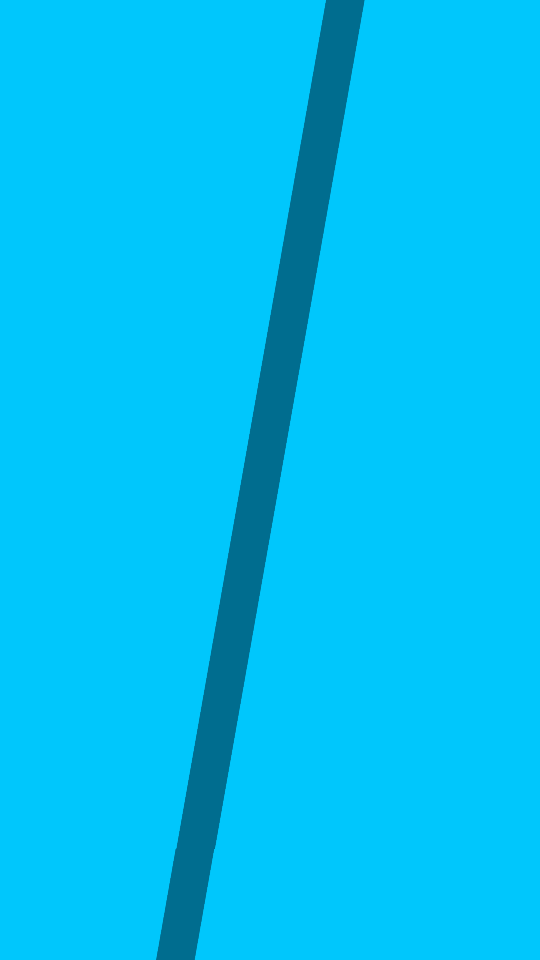
#> input picture images/angle_right_top.png, 540 x 960 px, found by its file name
$ python pixelRatio.py
#> lines starting #> are read from the running program, lines starting #| are printed output that depends on the picture; after the words box and inside, x2 and y2 are one past the last pixel; in counts of white or black regions, pixels touching at a corner belong together; long printed decimals are rounded
import cv2
import numpy as np
import matplotlib.pyplot as plt
import math

# saves time if i want to wright text on images
def imageText(image, words):
    font = cv2.FONT_HERSHEY_SIMPLEX
    # org
    org = (50, 50)
    # fontScale
    fontScale = 1
    # Blue color in BGR
    color = (255, 0, 0)
    # Line thickness of 2 px
    thickness = 2
    # Using cv2.putText() method
    TI = cv2.putText(image, words, org, font, fontScale, color, thickness, cv2.LINE_AA)
    return TI

def canny(image):
    # GreyScale conversion
    grayImage = cv2.cvtColor(image, cv2.COLOR_RGB2GRAY)

    # blur conversion
    # blur smooths the image by averaging around the pixels with the pixels around it
    # in my opinion not nescacry for what our image recognition is trying to do but may need it later (with shadow and other imperfections in the image)
    blurImage = cv2.GaussianBlur(grayImage, (5,5), 0)

    # canny conversion - allows you to find the change in color in an image by taking the derivative of pixels in the 2d array
    cannyImage = cv2.Canny(blurImage, 50, 150)

    return cannyImage
# use algorythm to find region of intrest


#used to find coordinates of change in the top of the image
def getPointsOfChangeTop(image):
    width = image.shape[1]
    xPositions = []
    for i in range (width):
        if(image[0, i] == 255):
            #print("found")
            xPositions.append(i)
    if(len(xPositions) == 0):
        return xPositions
    #print("Top position 1: " + str(xPositions[0]))
    #print("Top position 2: " + str(xPositions[1]))
    return xPositions

#used to find coordinates of change in the bottom of the image
def getPointsOfChangeBottom(image):
    height = image.shape[0]
    width = image.shape[1]
    xPositions = []
    for i in range(width):
        if (image[height - 1, i] == 255):
            #print(image[height - 1,i])
            #print("found")
            xPositions.append(i)
    #print("Bottom position 1: " + str(xPositions[0]))
    #print("Bottom position 2: " + str(xPositions[1]))
    return xPositions

#finds the ROI for image with a line in it.
# [78 lines left out: functions lineROI, TROI, not called in this run]

#finds the angle of a line
def findAngle(image, xTopPositions, xBottomPositions):
    copyImage = np.copy(image)

    # Use formula arctan(y1-y2/x1-x2) * pi/180 to find the angle of the line
    height = copyImage.shape[0]
    deltaX = xTopPositions[0] - xBottomPositions[0]

    # if the change in x is 0 this means that the line is straight also we can't divide by 0
    # in the futre will create a range for delta X instead of just 0
    if (deltaX == 0):
        #print("straight")

        #returns image and angle
        return imageText(copyImage, "Image is Straight"), 0

    # calculates slope
    m = (0 - height)/(xTopPositions[0] - xBottomPositions[0])

    #finds angle
    theta = -math.atan(m) * (180.0/math.pi)

    # if the slope is  negative: left side
    if(m <= 0):
        #print("(slope less than 0) angle: " + str(theta))

        return imageText(copyImage, str(round(theta,3)) + " degree angle"), theta

    # if the slope is posative: right side
    else:
        #print("angle: " + str(theta))

        return imageText(copyImage, str(round(theta, 3)) + " degree angle"), theta


# [51 lines left out: function findPos, not called in this run]

def findRatioTop(image):
    pointsOfChangeTop = getPointsOfChangeTop(image)
    print(pointsOfChangeTop)
    angleImage, angle = findAngle(image, getPointsOfChangeTop(image), getPointsOfChangeBottom(image))


    return pointsOfChangeTop[0]/pointsOfChangeTop[1], pointsOfChangeTop[0]/image.shape[1], pointsOfChangeTop[1]/image.shape[1]

def findRatioBottom(image):
    pointsOfChangeBottom = getPointsOfChangeBottom(image)
    print(pointsOfChangeBottom)
    angleImage, angle = findAngle(image, getPointsOfChangeTop(image), getPointsOfChangeBottom(image))
    return pointsOfChangeBottom[0]/pointsOfChangeBottom[1], pointsOfChangeBottom[0]/image.shape[1], pointsOfChangeBottom[1]/image.shape[1]

def main():
    # Get the image and make it canny
    # images = ["images/angle_left_top.png","images/angle_right_top.png","images/line_left.png","images/line_right.png","images/straight.png","images/straight-faded.png","images/t-middle.png", "images/t-past.png", "images/t-far.png"]

    image = cv2.imread("images/angle_right_top.png")
#> image is the input picture: shape (960, 540, 3); mean B, G, R 244.2, 192.6, 0

    imageCopy = np.copy(image)

    cannyImage = canny(imageCopy)
#> in canny, `grayImage = cv2.cvtColor(image, cv2.COLOR_RGB2GRAY)`:
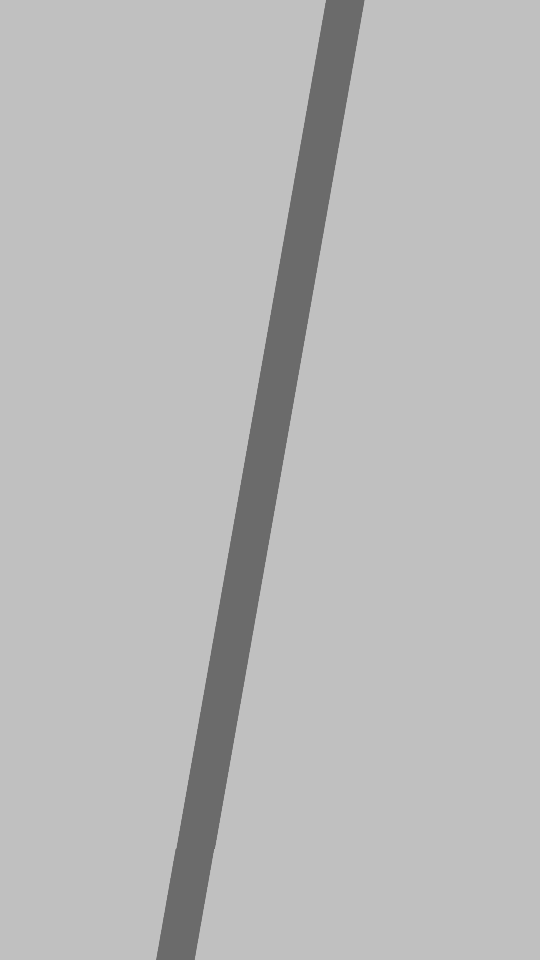
#> grayImage: shape (960, 540); min 107, max 192, mean 185.9
#> in canny, `cannyImage = cv2.Canny(blurImage, 50, 150)`:
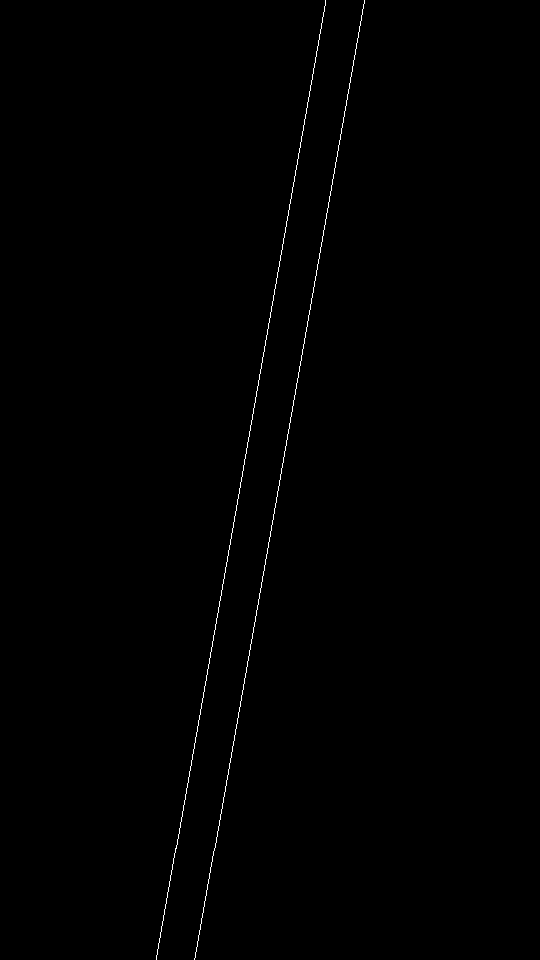
#> cannyImage: shape (960, 540); 0.37% white in thin lines or dots, all inside (x1, y1, x2, y2) = (156, 0, 365, 960)

    cv2.imshow("test", cannyImage)
    cv2.waitKey(0)

    print("ratio: " + str(findRatioTop(cannyImage)))
#> after the loop in getPointsOfChangeTop, `for i in range (width):`: xPositions = [325, 364]
#| [325, 364]
#> in getPointsOfChangeBottom, `height = image.shape[0]`: height = 960
#> after the loop in getPointsOfChangeBottom, `for i in range(width):`: xPositions = [156, 194]
#> in findAngle, `deltaX = xTopPositions[0] - xBottomPositions[0]`: deltaX = 169
#> in findAngle, `m = (0 - height)/(xTopPositions[0] - xBottomPositions[0])`: m = -5.68
#> in findAngle, `theta = -math.atan(m) * (180.0/math.pi)`: theta = 80.02
#| ratio: (0.8929, 0.6019, 0.6741)
    print("ratio: " + str(findRatioBottom(cannyImage)))
#> in findRatioBottom, `pointsOfChangeBottom = getPointsOfChangeBottom(image)`: pointsOfChangeBottom = [156, 194]
#| [156, 194]
#> in findRatioBottom, `angleImage, angle = findAngle(image, getPointsOfChangeTop(image), getP..`: angle = 80.02
#| ratio: (0.8041, 0.2889, 0.3593)
    print("pixel lenght: " + str(cannyImage.shape[0]))
#| pixel lenght: 960
    print("pixel width: " + str(cannyImage.shape[1]))
#| pixel width: 540


main()

#Get it to work

$ run again, with images/angle_left_top.png copied over images/angle_right_top.png
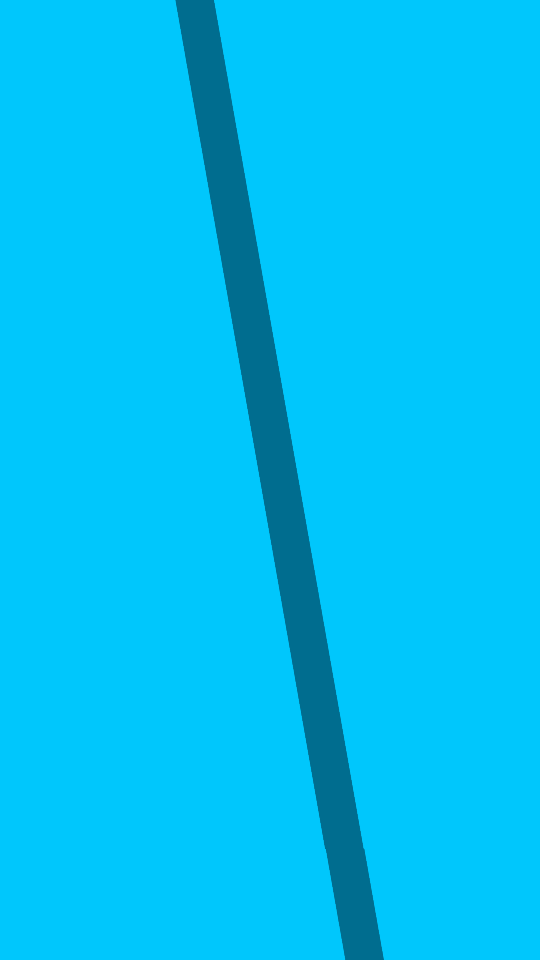
#> input picture images/angle_left_top.png, 540 x 960 px, found by its file name
#> in main, image is the input picture: shape (960, 540, 3); mean B, G, R 244.2, 192.6, 0
#> in canny, `grayImage = cv2.cvtColor(image, cv2.COLOR_RGB2GRAY)`:
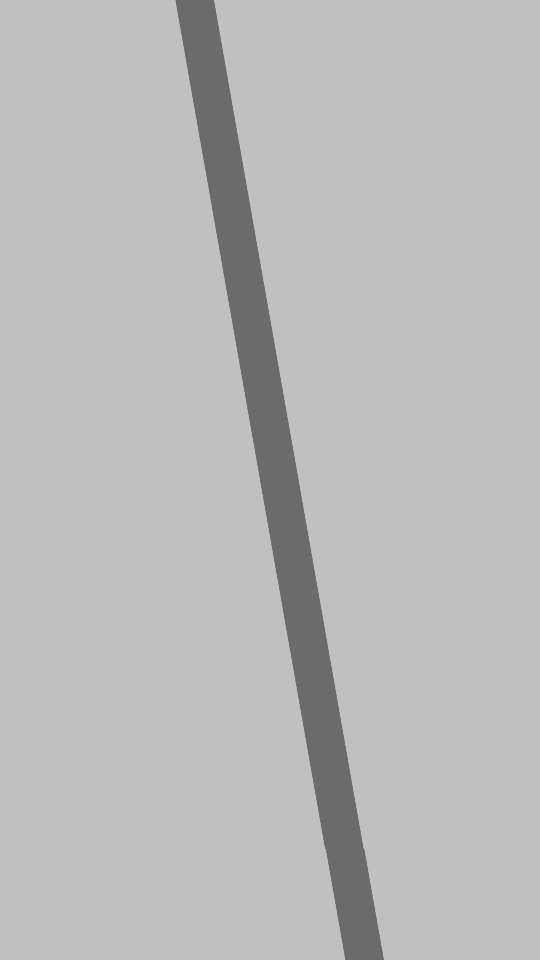
#> grayImage: shape (960, 540); min 107, max 192, mean 185.9
#> in canny, `cannyImage = cv2.Canny(blurImage, 50, 150)`:
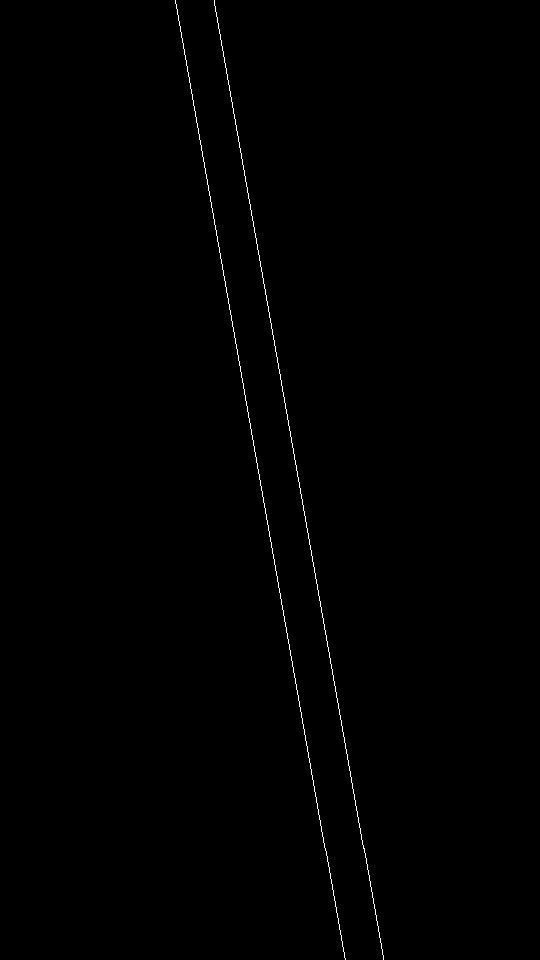
#> cannyImage: shape (960, 540); 0.37% white in thin lines or dots, all inside (x1, y1, x2, y2) = (175, 0, 384, 960)
#> after the loop in getPointsOfChangeTop, `for i in range (width):`: xPositions = [175, 214]
#| [175, 214]
#> in getPointsOfChangeBottom, `height = image.shape[0]`: height = 960
#> after the loop in getPointsOfChangeBottom, `for i in range(width):`: xPositions = [345, 383]
#> deltaX = -170
#> m = 5.65
#> theta = -79.96
#| ratio: (0.8178, 0.3241, 0.3963)
#> pointsOfChangeBottom = [345, 383]
#| [345, 383]
#> in findRatioBottom, `angleImage, angle = findAngle(image, getPointsOfChangeTop(image), getP..`: angle = -79.96
#| ratio: (0.9008, 0.6389, 0.7093)
#| pixel lenght: 960
#| pixel width: 540

$ run again, with images/line_right.png copied over images/angle_right_top.png
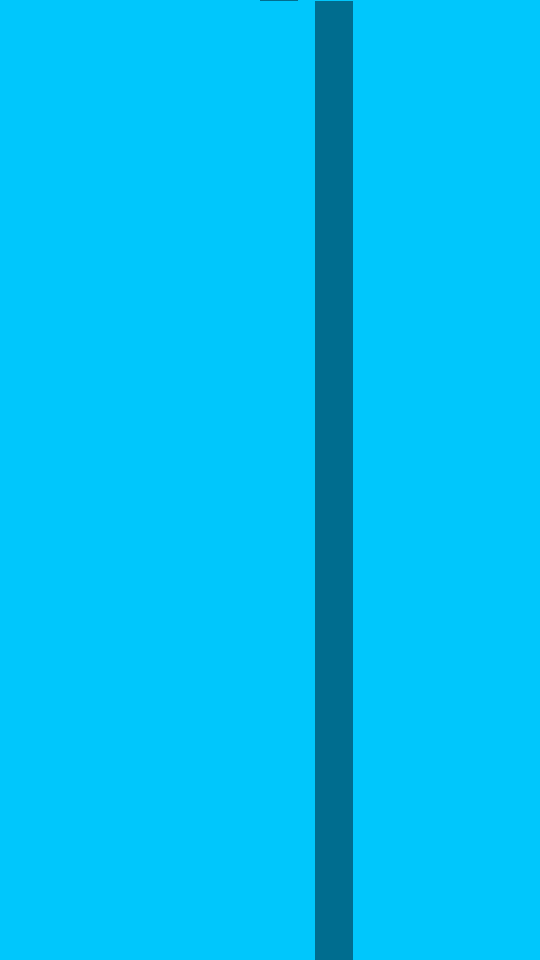
#> input picture images/line_right.png, 540 x 960 px, found by its file name
#> in main, image is the input picture: shape (960, 540, 3); mean B, G, R 244.3, 192.7, 0
#> in canny, `grayImage = cv2.cvtColor(image, cv2.COLOR_RGB2GRAY)`:
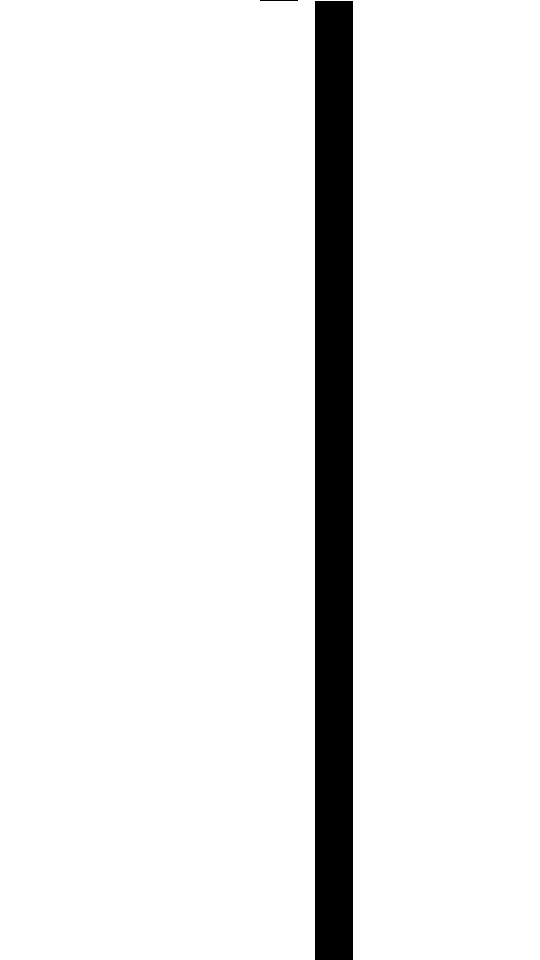
#> grayImage: shape (960, 540); values 107 (black) and 192 (white), 93% white; 2 black regions, box (x1, y1, x2, y2) and area: (315, 1, 353, 960) 36442, (260, 0, 298, 1) 38
#> in canny, `cannyImage = cv2.Canny(blurImage, 50, 150)`:
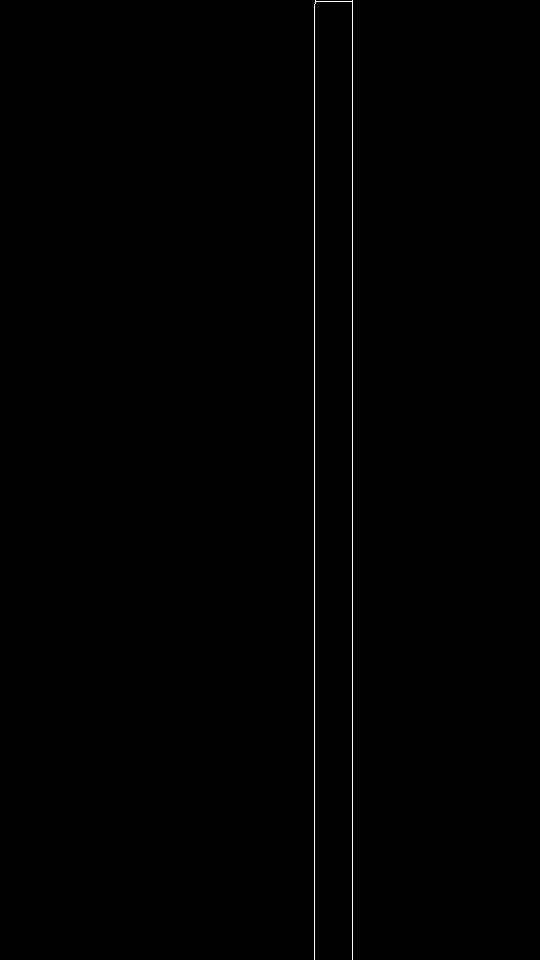
#> cannyImage: shape (960, 540); 0.38% white in thin lines or dots, all inside (x1, y1, x2, y2) = (314, 0, 353, 960)
#> after the loop in getPointsOfChangeTop, `for i in range (width):`: xPositions = [315, 352]
#| [315, 352]
#> in getPointsOfChangeBottom, `height = image.shape[0]`: height = 960
#> after the loop in getPointsOfChangeBottom, `for i in range(width):`: xPositions = [314, 352]
#> deltaX = 1
#> m = -960
#> theta = 89.94
#| ratio: (0.8949, 0.5833, 0.6519)
#> pointsOfChangeBottom = [314, 352]
#| [314, 352]
#> in findRatioBottom, `angleImage, angle = findAngle(image, getPointsOfChangeTop(image), getP..`: angle = 89.94
#| ratio: (0.892, 0.5815, 0.6519)
#| pixel lenght: 960
#| pixel width: 540
